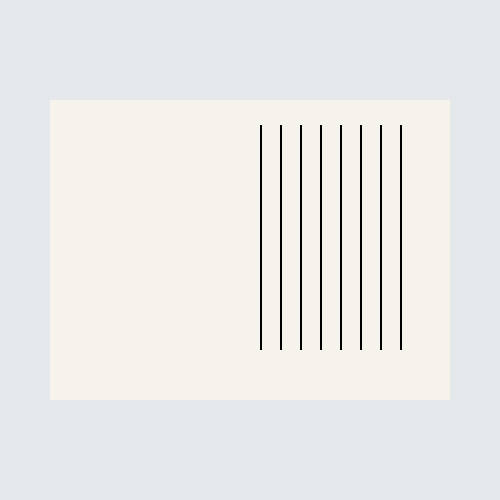
Frame 1 (no input)
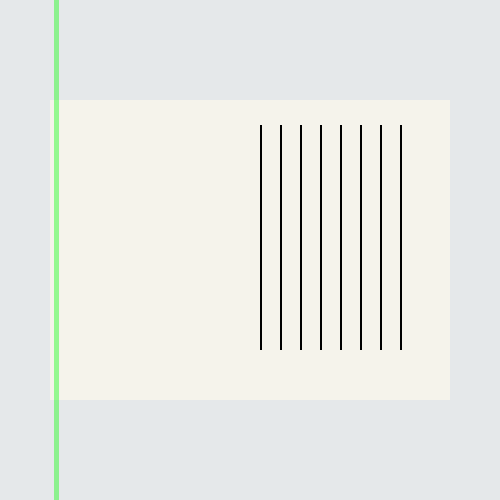
Frame 60 (the mouse pressed at the canvas centre just before this capture)
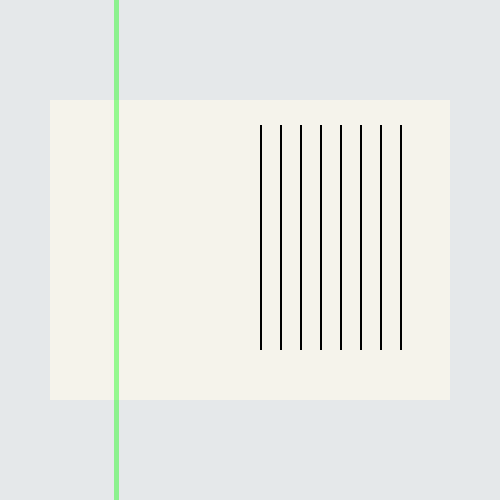
Frame 120 (the mouse held since frame 60 and released just before this capture)

The Processing sketch that drew these frames (run headless with seeded random() and noise(); from frame 60 on, the mouse is pressed at the canvas centre):

// Processing sketch: Exercise2_2Program1AutostartCarolineYau
// ── Exercise2_2Program1AutostartCarolineYau.pde
//Caroline Yau
//Exercise 2.2 In Motion

//Program 1. Autostart (animations)
//Scanning Machine

int spacing = 20;
int xg = -5; //green scan light
int xl; //letter
int xw = 400; //words
int yl;
int yw = 125;

void setup(){
  size(500, 500);
}

void draw(){
  background(#e5e8ea);
  noStroke();
  fill(#f5f3eb);
  rect(xl = 50, yl = 100, 400, 300); //paper
  fill(0);
  for (int i=0; i<8; i++){
    rect(xw - i*spacing, yw, 2, 225); //word lines
  }
  fill(0, 255, 0, 100); //half transparent
  rect(xg, 0, 5, height); //scanning green light
  xg++;
  if (xg > 500){ //reset
    xg = -5;
  }
}
